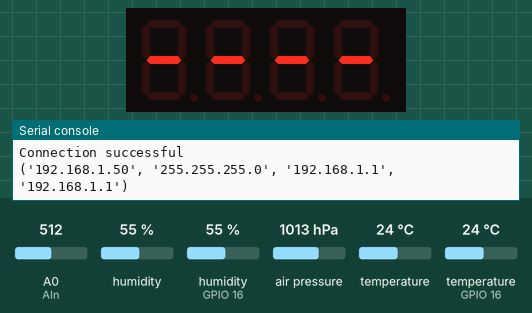
This program was run on a simulated ESP8266 board running MicroPython. Parts: 4-digit seven-segment display, the last lines printed to the serial console. The test bench sets the inputs (shaded band); at power-on: A0 (AIn) = 512, humidity 55 %, humidity (sensor on GPIO 16) 55 %, air pressure 1013 hPa, temperature 24 °C, temperature (sensor on GPIO 16) 24 °C (analog values on the 0–1023 scale). WiFi joins after 1.5 s; the clock reads 2024-03-15 10:24:30 at power-on unless the program sets it; library files of the repository ran but are not shown: TM1637.py, bme280.py.

Above: at 1.6 s.
At 4.1 s:
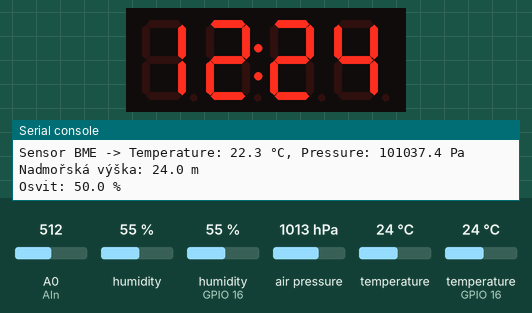
4.2 s: A0 (AIn) set to 716
6.7 s: A0 (AIn) set to 30
10.0 s: A0 (AIn) set to 306
At 32.3 s:
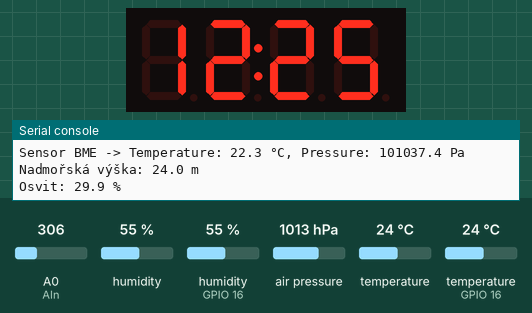
Timing chart, 0 to 33.0 s (numbered marks = the images above; inputs shaded):
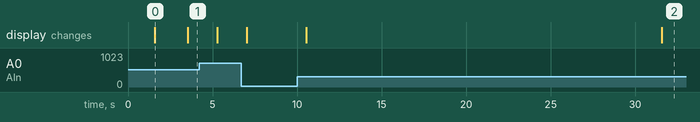

The program:

main.py
```python
from TM1637 import *
import select
import dht
import bme280
from machine import Pin, I2C, SPI, RTC, ADC, reset, PWM
#import PCD8544
import time
import ntptime
#import micropython

DisplayWindow = 0

def dstTime():
    year = time.localtime()[0] #get current year
    # print(year)
    HHMarch = time.mktime((year,3 ,(14-(int(5*year/4+1))%7),1,0,0,0,0,0)) #Time of March change to CEST
    HHNovember = time.mktime((year,10,(7-(int(5*year/4+1))%7),1,0,0,0,0,0)) #Time of November change to CET
    #print(HHNovember)
    now=time.time()
    if now < HHMarch : # we are before last sunday of march
        dst=time.localtime(now+3600) # CET: UTC+1H
    elif now < HHNovember : # we are before last sunday of october
        dst=time.localtime(now+7200) # CEST: UTC+2H
    else: # we are after last sunday of october
        dst=time.localtime(now+3600) # CET: UTC+1H
    return(dst)

# internal real time clock
rtc = RTC()
try:
    ntptime.settime()
    CET = dstTime()
    rtc.datetime( (CET[0], CET[1], CET[2], CET[6], CET[3], CET[4], CET[5], CET[7]) )
except:
    print('ntp dont succes')

#8segment display
DC_CLK=Pin(15)
RST_DIO=Pin(0)

LED = TM1637(clk=DC_CLK,dio=RST_DIO)
LED.brightness(0)
LED.show('----', False)
CE = Pin(2, Pin.OUT, value = 0)

#socekt
s = socket.socket(socket.AF_INET, socket.SOCK_STREAM)
s.bind(('', 80))
s.listen(1)
s.setblocking(True)

poller = select.poll()
poller.register(s, select.POLLIN)

#sensor DHT11
sensorDHT = dht.DHT11(Pin(16))
tempDHT = sensorDHT.temperature()
humDHT = sensorDHT.humidity()

#sensor DHT11 outside
CE.on()
tempDHTout = sensorDHT.temperature()
humDHTout = sensorDHT.humidity()

#sensor BME280
i2c = I2C(sda=Pin(4), scl=Pin(5), freq = 100000) #D1, D2
sensorBME = bme280.BME280(i2c=i2c)
tempBME, pressBME, _ = sensorBME.values
FAMSL = sensorBME.altitude()

#illumination
AIn = ADC(0)
illumination = AIn.read()
"""
#display
gc.collect()
CE.on()
spi = SPI(1)
#print(micropython.mem_info())
spi.init(baudrate=1000000, polarity=0, phase=0)
#bl = Pin(12, Pin.OUT, value=1)
bl = PWM(Pin(12), freq = 1000)
bl.duty(1024)#(1024)
lcd = PCD8544.PCD8544_FRAMEBUF(spi, Pin(2), Pin(15), Pin(0))

lcd.data(bytearray(b'\x80\x00\x00\x80\x00\x00\x80\x00\x00\x80\x00\x00\x80\x00\x00\x80\x00\x00\x80\x80\x40\x40\x40\x80\x80\xC0\xC0\x40\xC0\xA0\xE0\xC0\xE0\xE0\xF0\xF0\xF8\xF8\xF8\xFC\xFC\xFE\xEE\xF4\xF0\xF0\x70\x30\x00\x80\x00\x00\x80\x00\x0C\x9C\x1C\x38\xB8\x38\x38\xB8\xF8\xF0\xF0\xF0\xF0\xF0\xF0\xF0\xF0\xF0\xF0\xF0\xF0\xF0\xF0\xF0\xF0\xF0\xF8\xF8\xF8\xF8\x88\x20\x8A\x20\x08\x22\x08\x00\x0A\x00\x00\x02\x80\x71\xBA\xDA\xFD\xDD\xED\xDE\xEE\xF7\xFF\xFB\xFD\xFD\xFE\xFF\x7F\x3F\x1F\x9F\x3F\x7F\x6F\x0F\xAF\x1F\xBF\x3E\x3C\x7A\x78\x70\x22\x88\xA0\x2A\x80\x08\x62\xE0\xE0\xF2\xF0\x58\xDA\xF8\xFC\x92\xFE\xFF\xFF\xD3\xFF\xFD\xF3\xE1\xF0\xF9\x7F\xBF\x3F\x8F\x2F\x4F\xAF\x0F\x4F\xA7\x0F\xAF\x87\x2F\x82\x80\x20\xC0\x80\x80\x50\x40\xC4\xD0\xA0\xE8\xE4\xEA\xFF\xFB\xFD\xFF\xFF\xFF\xFF\xFF\xEF\x4F\x27\x53\xA8\x54\x29\x4A\xB5\x82\xAC\xA1\x8A\xB6\x50\x4D\x32\xA4\x4A\xB4\xA9\x4A\x52\xB4\xAA\x45\xA8\xDA\x22\xAC\xD2\x2A\x52\xA8\x52\x4C\xB0\xAD\x43\x5B\xB3\x45\xA8\x5B\xA3\xAB\x55\xA8\x52\x54\xA9\x56\xA8\x45\xBA\xA4\x49\x5A\xA2\x54\xAA\x52\xFE\xFF\xFF\xFE\xFD\xFF\xFF\xFF\xFE\xFF\xFF\xFF\xFF\xFF\xFF\xFF\xFF\xFF\xFF\xFF\xFF\x7F\xFF\xFE\xBF\x7F\xBF\xBF\xFF\xDF\xBF\x5F\xDF\x7F\xDF\x7F\xDF\xAF\x7F\xEE\x8E\xF1\x6E\x99\xF7\x6A\xDD\xB2\x6E\xD5\x7A\xD7\xAC\x75\xDB\x6D\xD5\x7A\xD7\xAC\x7B\xE5\xDE\xA9\x77\xDA\xB5\xEE\x59\xB6\xEB\xDD\xB6\x69\xD6\xBF\xE8\x55\xEF\xB9\xD6\xED\xB5\x5B\xAB\xFF\xFD\xF7\xFF\x01\x01\x01\x01\xE1\xC1\x81\x03\x05\x0F\x1D\x2F\x7E\x01\x00\x01\x01\xFF\xFE\x03\x01\x01\x00\xF1\xF0\xF1\x71\xF1\xF1\xB1\xF1\x01\x01\x01\x03\xFE\xFF\x01\x01\x01\x01\xBE\x1B\x0D\x07\x03\x41\xE1\xF1\xF9\x6D\xFF\xFF\x00\x01\x01\x01\xFF\xFF\xEB\x3E\x0D\x03\x01\x41\x71\x70\x41\x01\x03\x0E\x3B\xEF\xFE\xFB\xEE\x7D\xF7\xFF\xFF\xFF\xFF\xFE\xFF\xF0\xF0\xF0\xF0\xFF\xFF\xFF\xFF\xFE\xFC\xF8\xF0\xF0\xF0\xF0\xF0\xF0\xFF\xFF\xF8\xF0\xF0\xF0\xF1\xF1\xF1\xF1\xF1\xF1\xF1\xF1\xF0\xF0\xF0\xF8\xFF\xFF\xF0\xF0\xF0\xF0\xFF\xFF\xFE\xFC\xF8\xF0\xF0\xF1\xF3\xF7\xFF\xFF\xF0\xF0\xF0\xF0\xFF\xF3\xF0\xF0\xF0\xFC\xFC\xFC\xFC\xFC\xFC\xFC\xFC\xF0\xF0\xF0\xF3\xFF\xFF\xFF\xFF\xFF'))
time.sleep_ms(2000)
"""
gc.collect()

#cycle program
while True:
    time.sleep_ms(1000)
    if not station.isconnected():
        reset()

    res = poller.poll(500)
    if res:
        try:
            conn, addr = s.accept()
            s.setblocking(True)
            print('Got a connection from %s' % str(addr))
            request = conn.recv(800)
            #request = str(request)
            print('Content = %s' % request)
            request = ''
            gc.collect()
            time.sleep_ms(2000)
            conn.send('HTTP/1.1 200 OK\n')
            conn.send('Content-Type: text/html\n')
            conn.send('Connection: close\n\n')
            conn.sendall(
"""<!DOCTYPE HTML><html>
<head>
  <meta http-equiv="refresh" content="15" name="viewport" content="width=device-width, initial-scale=1" charset="UTF-8">
  <link rel="stylesheet" href="https://use.fontawesome.com/releases/v5.7.2/css/all.css" integrity="sha384-fnmOCqbTlWIlj8LyTjo7mOUStjsKC4pOpQbqyi7RrhN7udi9RwhKkMHpvLbHG9Sr" crossorigin="anonymous">
  <style>
    html {
     font-family: Arial;
     display: inline-block;
     margin: 0px auto;
     text-align: center;
    }
    h2 { font-size: 3.0rem; }
    h3 { font-size: 2.0rem; }
    p { font-size: 3.0rem; }
    .units { font-size: 1.2rem; }
    .dht-labels{
      font-size: 1.5rem;
      vertical-align:middle;
      padding-bottom: 15px;
    }
  </style>
</head>
<body>
  <h2>Meteostanice</h2>
  <hr>
  <h3>vnitřní:</h3>
  <p>
    <i class="fas fa-thermometer-half" style="color:#059e8a;"></i>
    <span class="dht-labels">Temperature</span>
    <span>"""+str(tempDHT)+"""</span>
    <sup class="units">&deg;C</sup>
  </p>
  <p>
    <i class="fas fa-tint" style="color:#00add6;"></i>
    <span class="dht-labels">Humidity</span>
    <span>"""+str(humDHT)+"""</span>
    <sup class="units">%</sup>
  </p>
  <p>
    <i class="fas fa-tachometer-alt" style="color:#EF3E3E;"></i>
    <span class="dht-labels">Pressure</span>
    <span>"""+str(round(pressBME/100, 2))+"""</span>
    <sup class="units">hPa</sup>
  </p>
  <p>
    <i class="fas fa-mountain" style="color:#35DF85;"></i>
    <span class="dht-labels">FAMSL</span>
    <span>"""+str(round(FAMSL,1))+"""</span>
    <sup class="units">m</sup>
  </p>
  <p>
    <i class="fas fa-sun" style="color:#FFFF00;"></i>
    <span class="dht-labels">Illumination</span>
    <span>"""+str(round(illumination,1))+"""</span>
    <sup class="units">%</sup>
  </p>
  <hr>
  <h3>vnější:</h3>
  <p>
    <i class="fas fa-thermometer-half" style="color:#059e8a;"></i>
    <span class="dht-labels">Temperature</span>
    <span>"""+str(tempDHTout)+"""</span>
    <sup class="units">&deg;C</sup>
  </p>
  <p>
    <i class="fas fa-tint" style="color:#00add6;"></i>
    <span class="dht-labels">Humidity</span>
    <span>"""+str(humDHTout)+"""</span>
    <sup class="units">%</sup>
  </p>
  <hr>
</body>
</html>""")
            print('web sended')
            conn.close()
            gc.collect()
        except:
            continue

    else:

        #read temperature and humidity
        CE.off()
        sensorDHT.measure()
        tempDHT = sensorDHT.temperature()
        humDHT = sensorDHT.humidity()
        print('Sensor DHT -> Temperature: %3.1f °C, Humidity: %3.1f %%' %(tempDHT, humDHT))

        #read outside temperature and humidity
        try:
            CE.on()
            sensorDHT.measure()
            tempDHTout = sensorDHT.temperature()
            humDHTout = sensorDHT.humidity()
            print('Sensor DHT out -> Temperature: %3.1f °C, Humidity: %3.1f %%' %(tempDHTout, humDHTout))
        except:
            tempDHTout = -99
            humDHTout = -99
            print('Sensor DHT out -> not connected')

        #read temperature and pressure
        tempBME, pressBME, _ = sensorBME.values
        FAMSL = sensorBME.altitude()
        print('Sensor BME -> Temperature: %3.1f °C, Pressure: %6.1f Pa' %(tempBME, pressBME))
        print('Nadmořská výška: %3.1f m' %FAMSL)

        #read illumination
        illumination = (AIn.read() / 1023) * 100 #value 0-1023
        print('Osvit: %3.1f %%' % illumination)
        LED.brightness(int((illumination / 100) * 7))
        #print(int((illumination / 100) * 1023))
        #bl.duty(int((illumination / 100) * 1023))

        """
        if True:
            #read buttons:
            keys = LED.keys()
            if (keys & 0x08) == 0:
                DisplayWindow = DisplayWindow + 1
                if DisplayWindow > 3:
                    DisplayWindow = 0
            if (keys & 0x10) == 0:
                DisplayWindow = DisplayWindow - 1
                if DisplayWindow < 0:
                    DisplayWindow = 3

            #print(rtc.datetime())

            #1 char = 8x8
            lcd.fill(0)
            CE.on()
            if DisplayWindow == 0:
                ip_list = station.ifconfig()[0].split(".")
                lcd.text("IP:", 0, 0, 1)
                lcd.text("%s.%s." % (ip_list[0], ip_list[1]), 0, 10, 1)
                lcd.text(".%s.%s" % (ip_list[2], ip_list[3]), 0, 20, 1)
                #DisplayWindow = 1
            elif DisplayWindow == 1:
                # generate formated date/time strings from internal RTC
                date_str = "{2:02d}.{1:02d}.{0:4d}".format(*rtc.datetime())
                time_str = "{4:02d}:{5:02d}".format(*rtc.datetime()) #:{6:02d}
                lcd.text("Date/Time:", 0, 0, 1)
                lcd.text(date_str, 0, 10, 1)
                lcd.text(time_str, 16, 20, 1)
                #DisplayWindow = 2
            elif DisplayWindow == 2:
                lcd.text("inside:", 0, 0, 1)
                lcd.text(str(round(tempDHT,1)), 8, 10, 1)
                lcd.text('stC', 7*8, 10, 1)
                lcd.text(str(round(humDHT,1)), 8, 20, 1)
                lcd.text('%', 7*8, 20, 1)
                lcd.text(str(round(pressBME/100,1)), 8, 30, 1)
                lcd.text('hPa', 7*8, 30, 1)
                lcd.text(str(round(FAMSL,1)), 0, 40, 1)
                lcd.text('m', 7*8, 40, 1)
                #DisplayWindow = 3
            elif DisplayWindow == 3:
                lcd.text("outside:", 0, 0, 1)
                lcd.text(str(round(tempDHTout,1)), 8, 10, 1)
                lcd.text('stC', 7*8, 10, 1)
                lcd.text(str(round(humDHTout,1)), 8, 20, 1)
                lcd.text('%', 7*8, 20, 1)
                lcd.text("illum.:", 0, 30, 1)
                lcd.text(str(round(illumination,1)), 8, 40, 1)
                lcd.text('%', 7*8, 40, 1)
                #DisplayWindow = 0
            lcd.show()
            gc.collect()
        """

        #segment. display
        tmv=rtc.datetime()
        tstr = '{0: >2}{1:0>2}'.format(tmv[4], tmv[5])
        CE.on()
        LED.show(tstr, True)
        FSH=False
        nFSH=False


        
```

boot.py
```python
import usocket as socket
from machine import Pin
import network
import esp
esp.osdebug(None)

import gc
gc.collect()

network.WLAN(network.STA_IF).active(False)  # WiFi station interface
network.WLAN(network.AP_IF).active(False)  # access-point interface


ssid = 'BTECH-openspace-public'
password = 'btech1234'


station = network.WLAN(network.STA_IF)

station.active(True)
station.connect(ssid, password)

while station.isconnected() == False:
  pass

gc.collect()

print('Connection successful')
print(station.ifconfig())

#led = Pin(2, Pin.OUT)
```

Measured:
- what the display in image 0 shows lasts 1.9 s, from 1.6 s to 3.5 s
